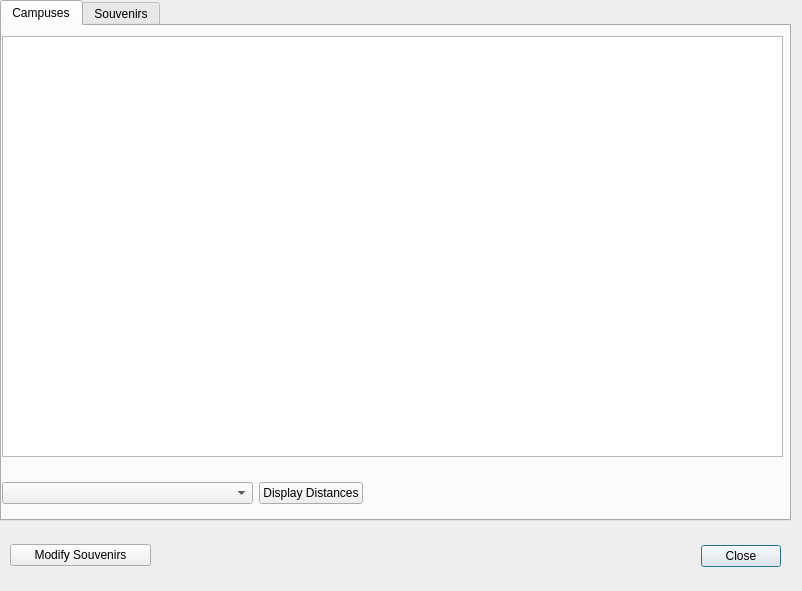
<?xml version="1.0" encoding="UTF-8"?>
<ui version="4.0">
 <class>databaseViewForm</class>
 <widget class="QDialog" name="databaseViewForm">
  <property name="geometry">
   <rect>
    <x>0</x>
    <y>0</y>
    <width>802</width>
    <height>591</height>
   </rect>
  </property>
  <property name="windowTitle">
   <string>Dialog</string>
  </property>
  <widget class="QDialogButtonBox" name="closeButtonBox">
   <property name="geometry">
    <rect>
     <x>440</x>
     <y>540</y>
     <width>341</width>
     <height>32</height>
    </rect>
   </property>
   <property name="orientation">
    <enum>Qt::Horizontal</enum>
   </property>
   <property name="standardButtons">
    <set>QDialogButtonBox::Close</set>
   </property>
  </widget>
  <widget class="QTabWidget" name="tabWidget">
   <property name="geometry">
    <rect>
     <x>0</x>
     <y>0</y>
     <width>791</width>
     <height>521</height>
    </rect>
   </property>
   <property name="currentIndex">
    <number>0</number>
   </property>
   <widget class="QWidget" name="campusTab">
    <attribute name="title">
     <string>Campuses</string>
    </attribute>
    <widget class="QTableView" name="campusesTableView">
     <property name="geometry">
      <rect>
       <x>0</x>
       <y>10</y>
       <width>781</width>
       <height>421</height>
      </rect>
     </property>
    </widget>
    <widget class="QWidget" name="horizontalLayoutWidget_3">
     <property name="geometry">
      <rect>
       <x>0</x>
       <y>450</y>
       <width>361</width>
       <height>35</height>
      </rect>
     </property>
     <layout class="QHBoxLayout" name="horizontalLayout_3">
      <item>
       <widget class="QComboBox" name="collegeSelectBox"/>
      </item>
      <item>
       <widget class="QPushButton" name="displayDistButton">
        <property name="sizePolicy">
         <sizepolicy hsizetype="Fixed" vsizetype="Fixed">
          <horstretch>0</horstretch>
          <verstretch>0</verstretch>
         </sizepolicy>
        </property>
        <property name="text">
         <string>Display Distances</string>
        </property>
       </widget>
      </item>
     </layout>
    </widget>
   </widget>
   <widget class="QWidget" name="souvenirTab">
    <attribute name="title">
     <string>Souvenirs</string>
    </attribute>
    <widget class="QTableView" name="souvenirTableView">
     <property name="geometry">
      <rect>
       <x>0</x>
       <y>10</y>
       <width>781</width>
       <height>421</height>
      </rect>
     </property>
    </widget>
    <widget class="QWidget" name="horizontalLayoutWidget_4">
     <property name="geometry">
      <rect>
       <x>0</x>
       <y>450</y>
       <width>361</width>
       <height>35</height>
      </rect>
     </property>
     <layout class="QHBoxLayout" name="horizontalLayout_4">
      <item>
       <widget class="QComboBox" name="collegeSelectBoxSouv"/>
      </item>
      <item>
       <widget class="QPushButton" name="displaySouvButton">
        <property name="sizePolicy">
         <sizepolicy hsizetype="Fixed" vsizetype="Fixed">
          <horstretch>0</horstretch>
          <verstretch>0</verstretch>
         </sizepolicy>
        </property>
        <property name="text">
         <string>Display Souvenirs</string>
        </property>
       </widget>
      </item>
     </layout>
    </widget>
   </widget>
  </widget>
  <widget class="QWidget" name="horizontalLayoutWidget">
   <property name="geometry">
    <rect>
     <x>10</x>
     <y>530</y>
     <width>141</width>
     <height>51</height>
    </rect>
   </property>
   <layout class="QHBoxLayout" name="horizontalLayout">
    <item>
     <widget class="QPushButton" name="pushButton">
      <property name="text">
       <string>Modify Souvenirs</string>
      </property>
     </widget>
    </item>
   </layout>
  </widget>
  <zorder>tabWidget</zorder>
  <zorder>closeButtonBox</zorder>
  <zorder>horizontalLayoutWidget</zorder>
 </widget>
 <resources/>
 <connections>
  <connection>
   <sender>closeButtonBox</sender>
   <signal>accepted()</signal>
   <receiver>databaseViewForm</receiver>
   <slot>accept()</slot>
   <hints>
    <hint type="sourcelabel">
     <x>248</x>
     <y>254</y>
    </hint>
    <hint type="destinationlabel">
     <x>157</x>
     <y>274</y>
    </hint>
   </hints>
  </connection>
  <connection>
   <sender>closeButtonBox</sender>
   <signal>rejected()</signal>
   <receiver>databaseViewForm</receiver>
   <slot>reject()</slot>
   <hints>
    <hint type="sourcelabel">
     <x>316</x>
     <y>260</y>
    </hint>
    <hint type="destinationlabel">
     <x>286</x>
     <y>274</y>
    </hint>
   </hints>
  </connection>
 </connections>
</ui>
